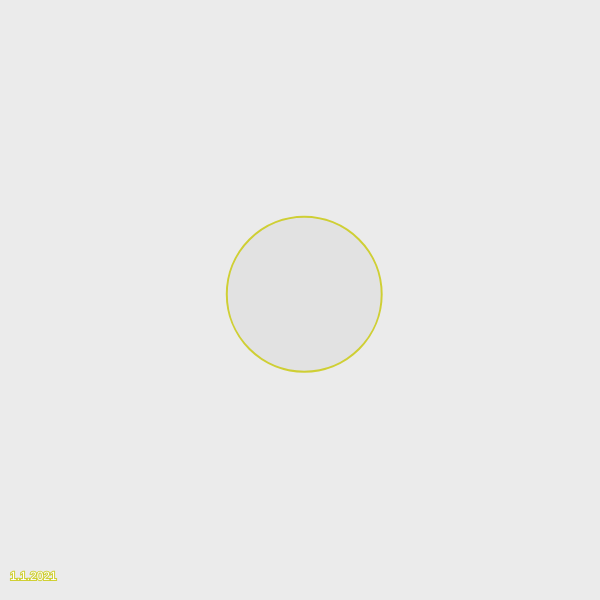
Frame 1 (no input)
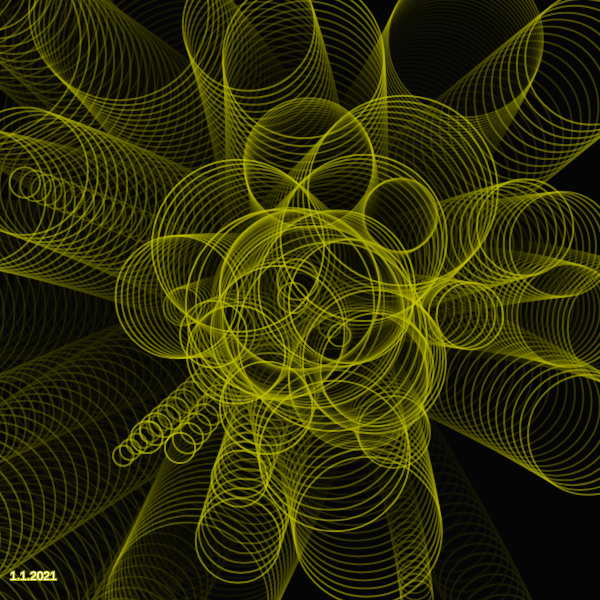
Frame 60 (no input)
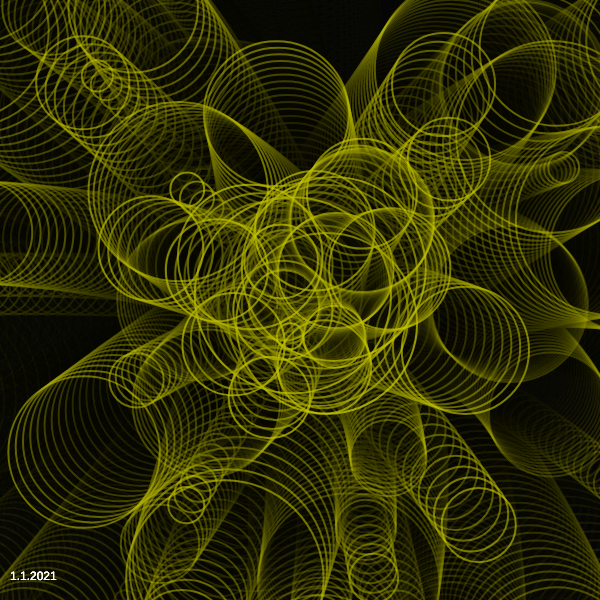
Frame 120 (the mouse pressed at the canvas centre since frame 60)

The p5.js sketch that drew these frames (run headless with seeded random() and noise() and a simulated clock; from frame 60 on, the mouse is pressed at the canvas centre):

// p5.js sketch
// ── sketch.js
//Based off the particle system example on p5.js
//https://p5js.org/examples/simulate-particle-system.html 

//Nina Lutz, Jan 1 2021
let system;

function setup() {
  createCanvas(600, 600);
  system = new ParticleSystem(createVector(width/2, height/2));
}

function draw() {
  background(0, 20);
  system.addParticle();
  system.run();
  fill(255);
  text("1.1.2021", 10, height - 20);
}

// A simple Particle class
let Particle = function(position) {
  this.acceleration = createVector(-0.05, 0.05);
  this.velocity = createVector(random(-10, 10), random(-10, 10));
  this.position = position.copy();
  this.lifespan = 200;
  this.size = random(20, 200);
};

Particle.prototype.run = function() {
  this.update();
  this.display();
};

// Method to update position
Particle.prototype.update = function(){
  this.velocity.add(this.acceleration);
  this.position.add(this.velocity);
  this.lifespan -= 2;
};

// Method to display
Particle.prototype.display = function() {
  stroke(200, 200, 0, this.lifespan);
  strokeWeight(2);
  fill(0, 10);
  ellipse(this.position.x, this.position.y, this.size, this.size);
};

// Is the particle still useful?
Particle.prototype.isDead = function(){
  return this.lifespan < 0;
};

let ParticleSystem = function(position) {
  this.origin = position.copy();
  this.particles = [];
};

ParticleSystem.prototype.addParticle = function() {
  this.particles.push(new Particle(this.origin));
};

ParticleSystem.prototype.run = function() {
  for (let i = this.particles.length-1; i >= 0; i--) {
    let p = this.particles[i];
    p.run();
    if (p.isDead()) {
      this.particles.splice(i, 1);
    }
  }
};
